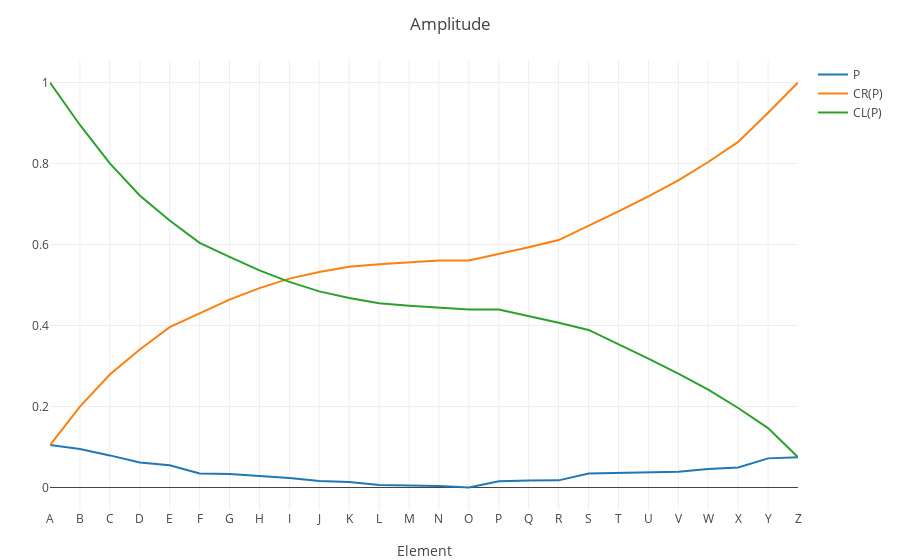

The cell this chart's notebook holds for it:
### Code cell
a_p = a / sum(a)

a_p_cr = cumsum(a_p)

a_p_cl = cumulate_sum_reverse(a_p)

plot_x_y((a_p, a_p_cr, a_p_cl); name_ = ("P", "CR(P)", "CL(P)"), layout = extend_layout(layout; title = "Amplitude"))

### Figure 1 — Plotly figure (JSON) as saved in the notebook; plotly's stock layout.template omitted (floating-point values rounded to 4 significant figures)
{"data": [{"name": "P", "type": "scatter", "x": [1, 2, 3, 4, 5, 6, 7, 8, 9, 10, 11, 12, 13, 14, 15, 16, 17, 18, 19, 20, 21, 22, 23, 24, 25, 26], "y": [0.1048, 0.09497, 0.07928, 0.06185, 0.05504, 0.03471, 0.03329, 0.02836, 0.02344, 0.01618, 0.01334, 0.006156, 0.005236, 0.00389, 2.771e-05, 0.01557, 0.0171, 0.01763, 0.03439, 0.0364, 0.03737, 0.03912, 0.04553, 0.04953, 0.07194, 0.07482]}, {"name": "CR(P)", "type": "scatter", "x": [1, 2, 3, 4, 5, 6, 7, 8, 9, 10, 11, 12, 13, 14, 15, 16, 17, 18, 19, 20, 21, 22, 23, 24, 25, 26], "y": [0.1048, 0.1998, 0.2791, 0.3409, 0.396, 0.4307, 0.464, 0.4923, 0.5158, 0.532, 0.5453, 0.5514, 0.5567, 0.5606, 0.5606, 0.5762, 0.5933, 0.6109, 0.6453, 0.6817, 0.7191, 0.7582, 0.8037, 0.8532, 0.9252, 1]}, {"name": "CL(P)", "type": "scatter", "x": [1, 2, 3, 4, 5, 6, 7, 8, 9, 10, 11, 12, 13, 14, 15, 16, 17, 18, 19, 20, 21, 22, 23, 24, 25, 26], "y": [1, 0.8952, 0.8002, 0.7209, 0.6591, 0.604, 0.5693, 0.536, 0.5077, 0.4842, 0.468, 0.4547, 0.4486, 0.4433, 0.4394, 0.4394, 0.4238, 0.4067, 0.3891, 0.3547, 0.3183, 0.2809, 0.2418, 0.1963, 0.1468, 0.07482]}], "layout": {"autosize": false, "margin": {"b": 50, "l": 50, "r": 50, "t": 60}, "templateaa": "plotly_white", "title": "Amplitude", "xaxis": {"ticktext": ["A", "B", "C", "D", "E", "F", "G", "H", "I", "J", "K", "L", "M", "N", "O", "P", "Q", "R", "S", "T", "U", "V", "W", "X", "Y", "Z"], "tickvals": [1, 2, 3, 4, 5, 6, 7, 8, 9, 10, 11, 12, 13, 14, 15, 16, 17, 18, 19, 20, 21, 22, 23, 24, 25, 26], "title": "Element"}}}
